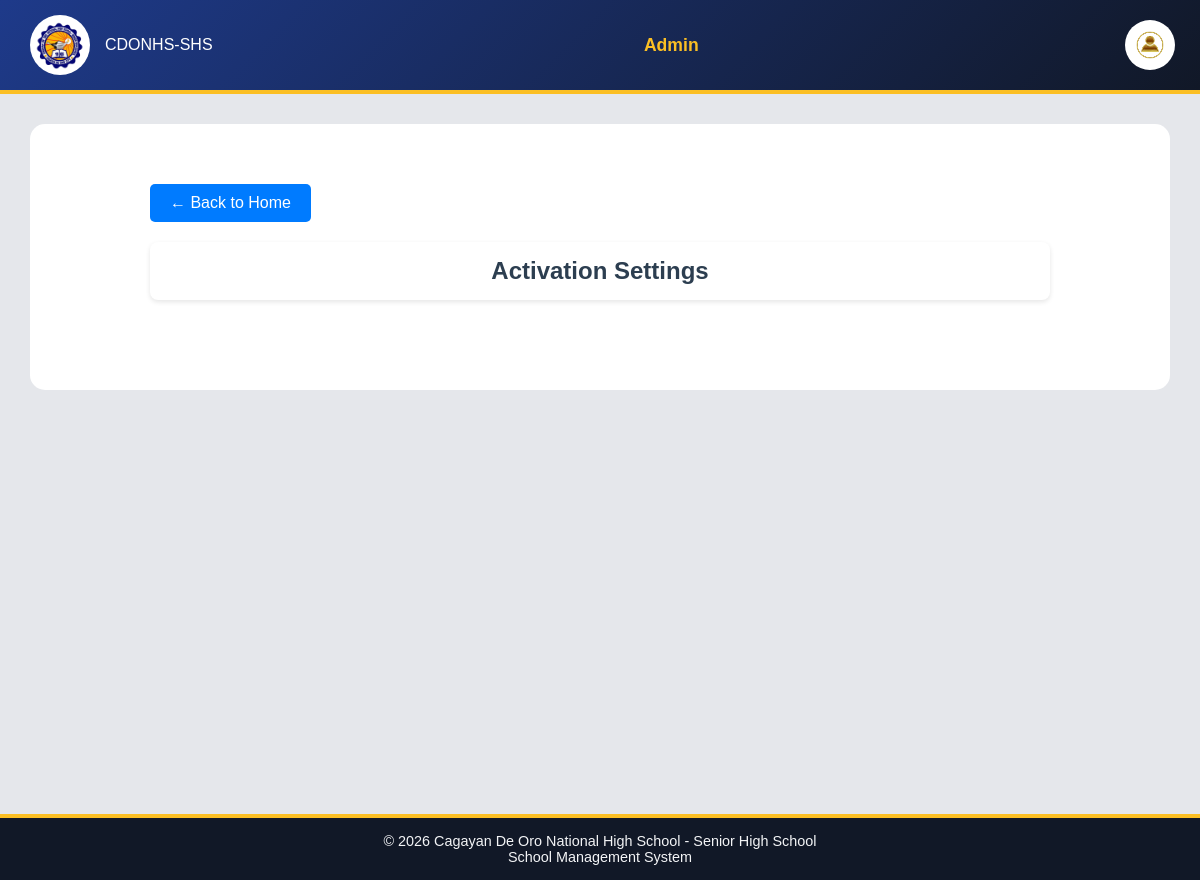
The page /Website_Files/Admin_Files/activation_page.php (signed in) on the database as committed earlier.
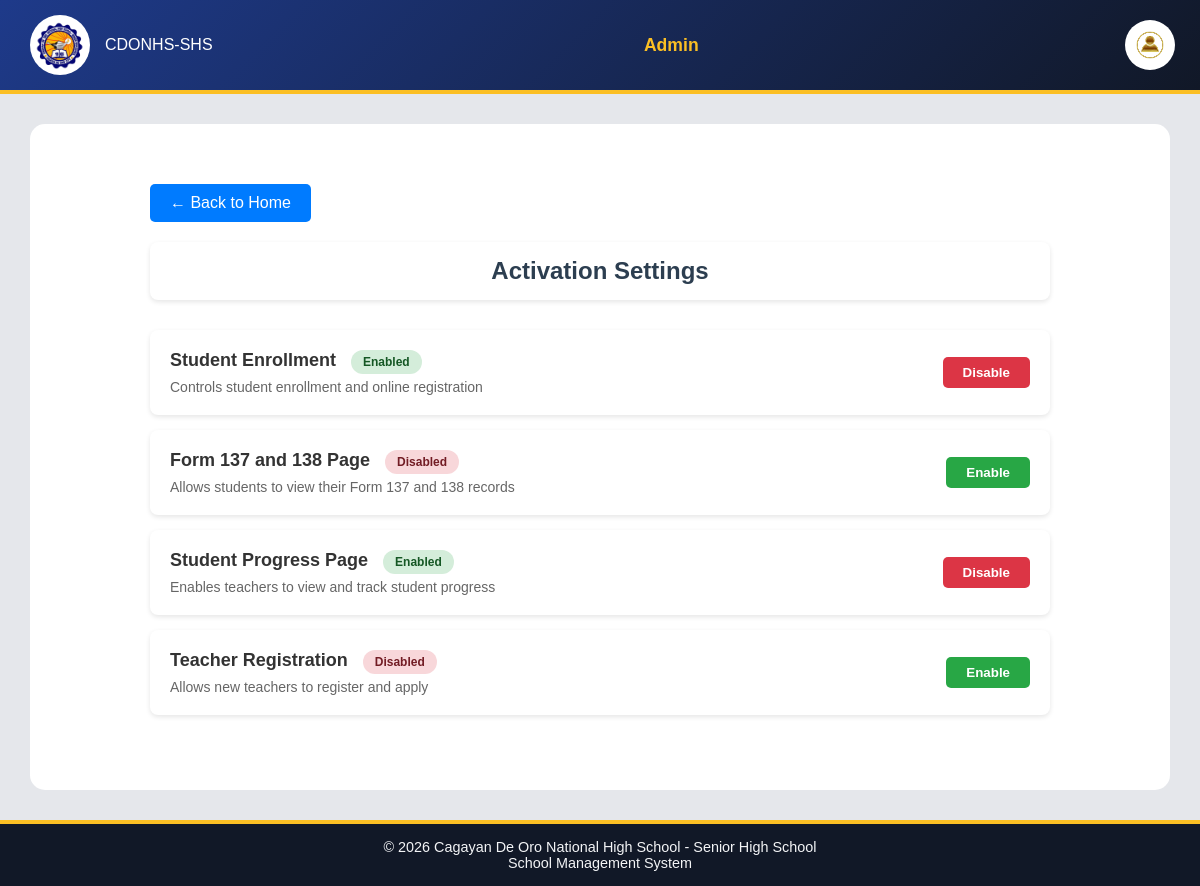
The same page on the database as committed later.
### tables this page shows
CREATE TABLE `activation_settings` (
  `id` int(11) NOT NULL,
  `activation_name` varchar(100) NOT NULL,
  `activation_status` tinyint(1) NOT NULL DEFAULT 0 COMMENT '0=Disabled, 1=Enabled'
);

### Website_Files/Admin_Files/activation_page.php (the view, shortened to what this page needs)
<?php
include "../../DB_Connection/Connection.php";
$activation_query = "SELECT * FROM activation_settings ORDER BY id ASC";
$activation_result = mysqli_query($connection, $activation_query);
$activation_settings = [];
while ($row = mysqli_fetch_assoc($activation_result)) {
    $activation_settings[] = $row;
}
?>
<!DOCTYPE html>
<html lang="en">
<head>
    <link rel="stylesheet" href="../../Design/main_design.css">
    <link rel="stylesheet" href="../../Design/profile_dropdown.css">
    <link rel="stylesheet" href="../../Design/dashboard_design.css">
</head>
<body>
    <div class="header">
        <div class="left">
            <img src="../../Assets/LOGO.png" alt="CDONSHS Logo">
            <span>CDONHS-SHS</span>
        </div>
        <div class="center">
            Admin
        </div>
        <div class="right">
            <button class="profile-btn" type="button">
                <img src="../../Assets/admin_profile.png">
            </button>
        </div>
    </div>
    <div class="dashboard">
        <div class="dashboard-box">
            <div class="content-area">
                <a href="home.php" class="back-btn">← Back to Home</a>
                <div class="page-title">
                    <h2>Activation Settings</h2>
                </div>
                <div class="activation-list">
                    <?php foreach ($activation_settings as $setting): ?>
                        <div class="activation-card">
                            <div class="activation-info">
                                <h3>
                                    <?php echo htmlspecialchars($setting['activation_name']); ?>
                                    <span class="status-badge <?php echo $setting['activation_status'] == 1 ? 'status-enabled' : 'status-disabled'; ?>">
                                        <?php echo $setting['activation_status'] == 1 ? 'Enabled' : 'Disabled'; ?>
                                    </span>
                                </h3>
                                <p>
                                    <?php
                                    switch($setting['activation_name']) {
                                        case 'Student Enrollment':
                                            echo 'Controls student enrollment and online registration';
                                            break;
                                        case 'Form 137 and 138 Page':
                                            echo 'Allows students to view their Form 137 and 138 records';
                                            break;
                                        case 'Student Progress Page':
                                            echo 'Enables teachers to view and track student progress';
                                            break;
                                        case 'Teacher Registration':
                                            echo 'Allows new teachers to register and apply';
                                            break;
                                    }
                                    ?>
                                </p>
                            </div>
                            <form method="POST" action="" class="toggle-form">
                                <button type="submit" class="toggle-btn <?php echo $setting['activation_status'] == 1 ? 'disable' : 'enable'; ?>">
                                    <?php echo $setting['activation_status'] == 1 ? 'Disable' : 'Enable'; ?>
                                </button>
                            </form>
                        </div>
                    <?php endforeach; ?>
                </div>
            </div>
        </div>
    </div>
    <div class="footer">
        © 2026 Cagayan De Oro National High School - Senior High School
        <br>
        School Management System
    </div>
</body>
</html>

Rows that differ between the two databases and show on the page:
added activation_settings: activation_name "Student Enrollment", activation_status "Enabled", shows "Controls student enrollment and online registration"
added activation_settings: activation_name "Form 137 and 138 Page", activation_status "Disabled", shows "Allows students to view their Form 137 and 138 records"
added activation_settings: activation_name "Student Progress Page", activation_status "Enabled", shows "Enables teachers to view and track student progress"
added activation_settings: activation_name "Teacher Registration", activation_status "Disabled", shows "Allows new teachers to register and apply"
